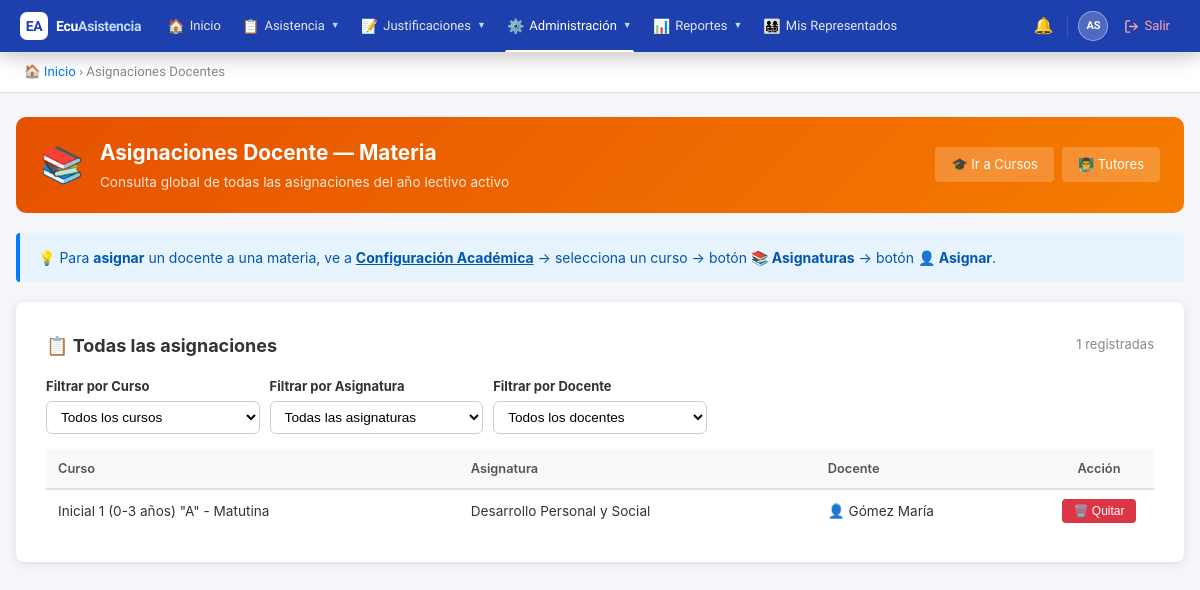
Page /FilesImport/ArchImp/public/index.php?action=assignments (signed in) on the earlier database version.
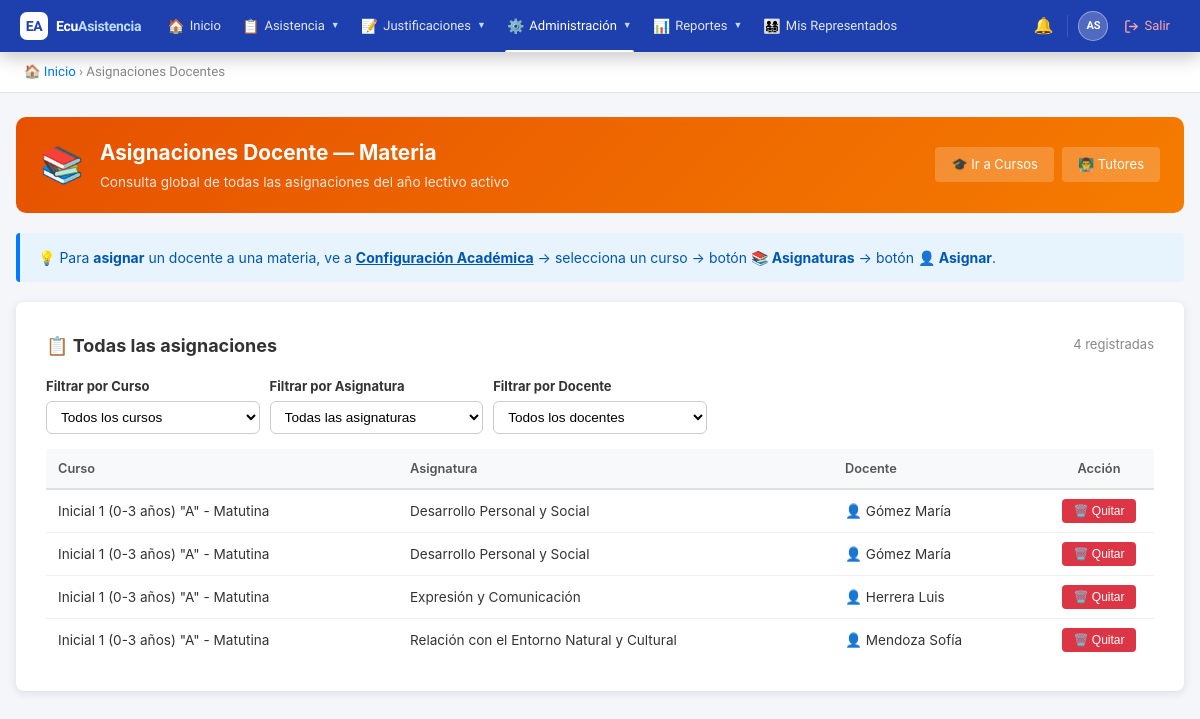
Same page on the later database version.
### tables this page shows
CREATE TABLE `teacher_assignments` (
  `id` int(11) NOT NULL AUTO_INCREMENT,
  `teacher_id` int(11) NOT NULL,
  `course_id` int(11) NOT NULL,
  `subject_id` int(11) NOT NULL,
  `school_year_id` int(11) NOT NULL,
  `is_tutor` tinyint(1) DEFAULT 0,
  `created_at` timestamp NOT NULL DEFAULT current_timestamp(),
  PRIMARY KEY (`id`),
  KEY `teacher_id` (`teacher_id`),
  KEY `course_id` (`course_id`),
  KEY `subject_id` (`subject_id`),
  KEY `school_year_id` (`school_year_id`),
  CONSTRAINT `teacher_assignments_ibfk_1` FOREIGN KEY (`teacher_id`) REFERENCES `users` (`id`),
  CONSTRAINT `teacher_assignments_ibfk_2` FOREIGN KEY (`course_id`) REFERENCES `courses` (`id`),
  CONSTRAINT `teacher_assignments_ibfk_3` FOREIGN KEY (`subject_id`) REFERENCES `subjects` (`id`),
  CONSTRAINT `teacher_assignments_ibfk_4` FOREIGN KEY (`school_year_id`) REFERENCES `school_years` (`id`)
);

CREATE TABLE `courses` (
  `id` int(11) NOT NULL AUTO_INCREMENT,
  `institution_id` int(11) NOT NULL,
  `school_year_id` int(11) NOT NULL,
  `name` varchar(100) NOT NULL,
  `grade_level` varchar(50) DEFAULT NULL,
  `parallel` varchar(10) DEFAULT NULL,
  `shift_id` int(11) NOT NULL,
  `created_at` timestamp NOT NULL DEFAULT current_timestamp(),
  `updated_at` timestamp NOT NULL DEFAULT current_timestamp() ON UPDATE current_timestamp(),
  PRIMARY KEY (`id`),
  KEY `institution_id` (`institution_id`),
  KEY `school_year_id` (`school_year_id`),
  KEY `shift_id` (`shift_id`),
  CONSTRAINT `courses_ibfk_1` FOREIGN KEY (`institution_id`) REFERENCES `institutions` (`id`),
  CONSTRAINT `courses_ibfk_2` FOREIGN KEY (`school_year_id`) REFERENCES `school_years` (`id`),
  CONSTRAINT `courses_ibfk_3` FOREIGN KEY (`shift_id`) REFERENCES `shifts` (`id`)
);

CREATE TABLE `subjects` (
  `id` int(11) NOT NULL AUTO_INCREMENT,
  `institution_id` int(11) NOT NULL,
  `name` varchar(100) NOT NULL,
  `code` varchar(20) DEFAULT NULL,
  `created_at` timestamp NOT NULL DEFAULT current_timestamp(),
  `updated_at` timestamp NOT NULL DEFAULT current_timestamp() ON UPDATE current_timestamp(),
  PRIMARY KEY (`id`),
  KEY `institution_id` (`institution_id`),
  CONSTRAINT `subjects_ibfk_1` FOREIGN KEY (`institution_id`) REFERENCES `institutions` (`id`)
);

### FilesImport/ArchImp/controllers/AssignmentController.php (called while the page is built, shortened)
<?php
require_once BASE_PATH . '/models/TeacherAssignment.php';
class AssignmentController {
    private $assignmentModel;
    public function __construct() {
        $db = new Database();
        $this->assignmentModel = new TeacherAssignment($db);
    }
    public function index() {
        $assignments = $this->assignmentModel->getAll();
        include BASE_PATH . '/views/assignments/index.php';
    }
}

### FilesImport/ArchImp/config/database.php (called while the page is built)
<?php
class Database {
    private $host = 'localhost';
    private $db = 'ecuasistencia2026_db';
    private $user = 'root';
    private $pass = '';
    private $charset = 'utf8mb4';
    private $pdo;
    public function connect() {
        if ($this->pdo === null) {
            $dsn = "mysql:host={$this->host};dbname={$this->db};charset={$this->charset}";
            $options = [
                PDO::ATTR_ERRMODE => PDO::ERRMODE_EXCEPTION,
                PDO::ATTR_DEFAULT_FETCH_MODE => PDO::FETCH_ASSOC,
                PDO::ATTR_EMULATE_PREPARES => false,
            ];
            try {
                $this->pdo = new PDO($dsn, $this->user, $this->pass, $options);
            } catch (PDOException $e) {
                die('Error de conexión: ' . $e->getMessage());
            }
        }
        return $this->pdo;
    }
}

### FilesImport/ArchImp/models/TeacherAssignment.php (called while the page is built, shortened)
<?php
class TeacherAssignment {
    private $db;
    public function __construct($database) {
        $this->db = $database->connect();
    }
    public function getAll() {
        $sql = "SELECT ta.*,
                CONCAT(u.last_name, ' ', u.first_name) as teacher_name,
                c.name as course_name,
                s.name as subject_name,
                sy.name as year_name
                FROM teacher_assignments ta
                INNER JOIN users u ON ta.teacher_id = u.id
                INNER JOIN courses c ON ta.course_id = c.id
                INNER JOIN subjects s ON ta.subject_id = s.id
                INNER JOIN school_years sy ON ta.school_year_id = sy.id
                ORDER BY c.name, s.name";
        $stmt = $this->db->query($sql);
        return $stmt->fetchAll();
    }
}

### FilesImport/ArchImp/views/assignments/index.php (the view, shortened to what the changed rows need)
<!DOCTYPE html>
<html lang="es">
<head>
</head>
<body>
<?php include BASE_PATH . '/views/partials/navbar.php'; ?>
<div class="breadcrumb">
    <a href="?action=dashboard">🏠 Inicio</a> &rsaquo; Asignaciones Docentes
</div>
<div class="container">
    <div class="page-header" style="background:linear-gradient(135deg,#e65100,#f57c00);">
        <div class="ph-icon">📚</div>
        <div>
            <h1>Asignaciones Docente — Materia</h1>
            <p>Consulta global de todas las asignaciones del año lectivo activo</p>
        </div>
        <div class="ph-actions">
            <a href="?action=academic" style="padding:8px 16px;background:rgba(255,255,255,0.2);color:white;text-decoration:none;border-radius:4px;font-size:13px;">
                🎓 Ir a Cursos
            </a>
            <a href="?action=tutor_management" style="padding:8px 16px;background:rgba(255,255,255,0.2);color:white;text-decoration:none;border-radius:4px;font-size:13px;">
                👨‍🏫 Tutores
            </a>
        </div>
    </div>
    <div class="info-banner">
        💡 Para <strong>asignar</strong> un docente a una materia, ve a
        <a href="?action=academic" style="color:#0056b3;font-weight:bold;">Configuración Académica</a>
        → selecciona un curso → botón <strong>📚 Asignaturas</strong> → botón <strong>👤 Asignar</strong>.
    </div>
    <div class="card">
        <div style="display:flex;justify-content:space-between;align-items:center;margin-bottom:18px;">
            <h2 style="color:#333;font-size:18px;">📋 Todas las asignaciones</h2>
            <span style="font-size:13px;color:#888;"><?= count($assignments) ?> registradas</span>
        </div>
        <form method="GET" action="">
            <div class="filter-grid">
                <div>
                    <label>Filtrar por Curso</label>
                    <select name="filter_course" onchange="this.form.submit()">
                        <option value="">Todos los cursos</option>
                    </select>
                </div>
                <div>
                    <label>Filtrar por Asignatura</label>
                    <select name="filter_subject" onchange="this.form.submit()">
                        <option value="">Todas las asignaturas</option>
                    </select>
                </div>
                <div>
                    <label>Filtrar por Docente</label>
                    <select name="filter_teacher" onchange="this.form.submit()">
                        <option value="">Todos los docentes</option>
                    </select>
                </div>
            </div>
        </form>
        <table>
            <thead>
                <tr>
                    <th>Curso</th>
                    <th>Asignatura</th>
                    <th>Docente</th>
                    <th style="width:110px;text-align:center;">Acción</th>
                </tr>
            </thead>
            <tbody>
                <?php
                $list = $assignments;
                ?>
                <?php if(empty($list)): ?>
                    <tr><td colspan="4" class="empty-msg">No hay asignaciones que coincidan con los filtros.</td></tr>
                <?php else: ?>
                    <?php foreach($list as $a): ?>
                    <tr>
                        <td><?= htmlspecialchars($a['course_name']) ?></td>
                        <td><?= htmlspecialchars($a['subject_name']) ?></td>
                        <td>👤 <?= htmlspecialchars($a['teacher_name']) ?></td>
                        <td style="text-align:center;">
                            <form method="POST" action="?action=remove_assignment" style="display:inline;">
                                <button type="submit" class="btn-danger"
                                    onclick="return confirmDelete(event,'<?= htmlspecialchars(addslashes($a['teacher_name'])) ?>','<?= htmlspecialchars(addslashes($a['course_name'])) ?>','<?= htmlspecialchars(addslashes($a['subject_name'])) ?>')">
                                    🗑️ Quitar
                                </button>
                            </form>
                        </td>
                    </tr>
                    <?php endforeach; ?>
                <?php endif; ?>
            </tbody>
        </table>
    </div>
</div>
</body>
</html>

Differences in the rows shown:
added teacher_assignments: course.name "Inicial 1 (0-3 años) \"A\" - Matutina", subject.name "Desarrollo Personal y Social", teacher_name "Gómez María"
added teacher_assignments: course.name "Inicial 1 (0-3 años) \"A\" - Matutina", subject.name "Expresión y Comunicación", teacher_name "Herrera Luis"
added teacher_assignments: course.name "Inicial 1 (0-3 años) \"A\" - Matutina", subject.name "Relación con el Entorno Natural y Cultural", teacher_name "Mendoza Sofía"
Other differences:
count($assignments): "1" → "4"
